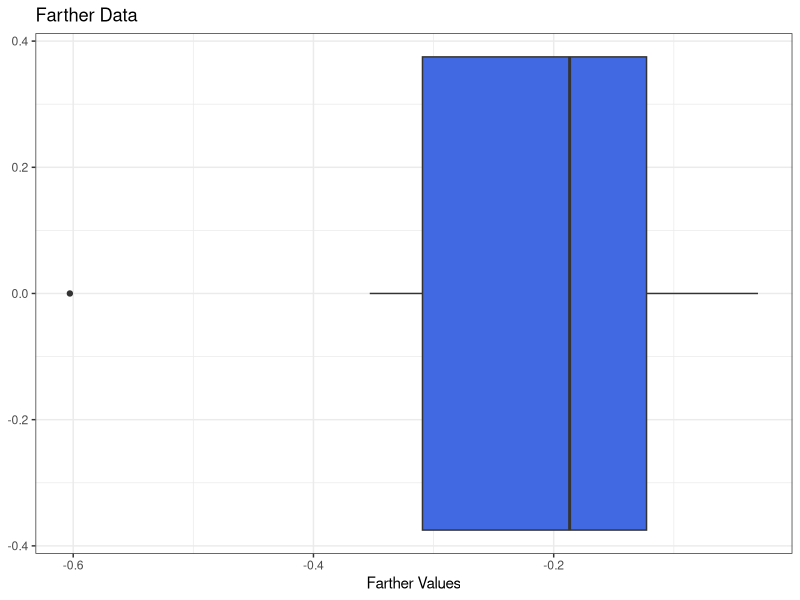
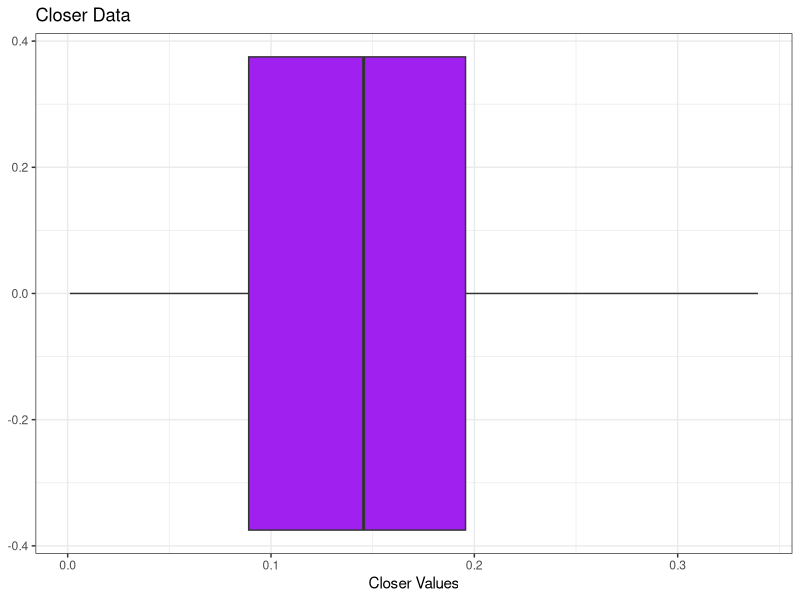
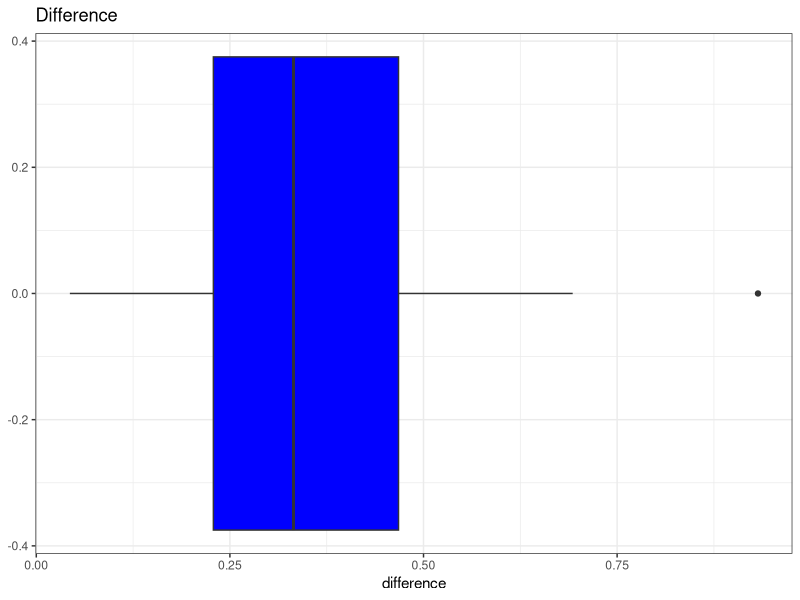

R code for these plots, in order: (Note: this script raises an error after producing the figures.)
library(tidyverse)
library(pwr)
library(ggplot2)
################################################################################
# Lab 10
################################################################################

#############
# Step 1
#############
n.value = pwr.t.test(d = 0.65, # large effect
           power = 0.80,
           sig.level = 0.05,
           alternative = "two.sided",
           type = "one.sample")$n
############
# Step 2 and 3
############
data = read_csv("data.csv") |>
  mutate(difference = `Closer Values` - `Farther Values`)

numerical.summary = data |>
  pivot_longer(cols = c(`Farther Values`, `Closer Values`, "difference"), values_to = "Dopamine", 
               names_to = "Type") |>
  group_by(Type) |>
  summarize(mean = mean(Dopamine), sd = sd(Dopamine))

numerical.summary
  
# Further data
ggplot(data = data) +
  geom_boxplot(aes(x = `Farther Values`), 
                fill = "royalblue") + 
  theme_bw() + 
  ggtitle("Farther Data")
# Closer data
ggplot(data = data) + 
  geom_boxplot(aes(x = `Closer Values`), 
                 fill = "purple") +
  theme_bw() +
  ggtitle("Closer Data")

#Difference data
ggplot(data = data) + 
  geom_boxplot(aes(x = difference), fill = "blue") + 
  theme_bw() + 
  ggtitle("Difference")

view(data$`Farther Values`)
###############
# Step 4
###############

val = t.test(data$`Closer Values`, mu = 0,
             alternative =  "greater", 
             conf.level = .95)

val2 = t.test(data$`Farther Values`, mu = 0,
             alternative =  "less", 
             conf.level = .95)
val3 = t.test(data$difference, mu = 0,
              alternative =  "two.sided", 
              conf.level = .95)

####################################
# Step 5
####################################

################
# Closer values (less than test)
################
#Null distribution
ggdat.t <- tibble(t=seq(-10,10,length.out=1000))|>
  mutate(pdf.null = dt(t, df=n-1)) 
# t-distribution
ggdat.test.stat = tibble(t = val$statistic, y = 0)
mu0 = 0
length = length(data$`Closer Values`)
resamples <- tibble(t=numeric(1000))

for(i in 1:1000){
  curr.sample = sample(data$`Closer Values`, size = length, replace = TRUE)
  resamples$t[i] = (mean(curr.sample)-mu0)/(sd(curr.sample)/sqrt(length))
}


#Hypothesis test two

ggplot() +
  # null distribution
  geom_line(data=ggdat.t, 
            aes(x=t, y=pdf.null))+
  geom_hline(yintercept=0)+
  # rejection regions
  # geom_ribbon(data=subset(ggdat.t, t<=qt(0.025, df=n-1)), 
  #             aes(x=t, ymin=0, ymax=pdf.null),
  #             fill="grey", alpha=0.5)+
  # geom_ribbon(data=subset(ggdat.t, t>=qt(0.975, df=n-1)), 
  #             aes(x=t, ymin=0, ymax=pdf.null),
  #             fill="grey", alpha=0.5)+
  # plot p-value (not visible)
  # geom_ribbon(data=subset(ggdat.t, t>=t.stat), 
  #             aes(x=t, ymin=0, ymax=pdf.null),
  #             fill="reg", alpha=0.25)+
  # plot observation point
  geom_point(data=ggdat.test.stat, aes(x=t, y=y), color="red")+
  # Resampling Distribution
  stat_density(data=resamples, 
               aes(x=t),
               geom="line", color="grey")

################
#Farther values (greater than test)
################
#Computing the test statistic
ggdat.test.stat2 = tibble(t = val2$statistic, y = 0)
mu0 = 0
length = length(data$`Farther Values`)
resamples2 <- tibble(t=numeric(1000))

for(i in 1:1000){
  curr.sample = sample(data$`Farther Values`, size = length, replace = TRUE)
  resamples2$t[i] = (mean(curr.sample)-mu0)/(sd(curr.sample)/sqrt(length))
}

# Plotting

ggplot() +
  # null distribution
  geom_line(data=ggdat.t, 
            aes(x=t, y=pdf.null))+
  geom_hline(yintercept=0)+
  # rejection regions
   geom_ribbon(data=subset(ggdat.t, t<=qt(0.025, df=n-1)), 
               aes(x=t, ymin=0, ymax=pdf.null),
               fill="grey", alpha=0.5)+
  # geom_ribbon(data=subset(ggdat.t, t>=qt(0.975, df=n-1)), 
  #             aes(x=t, ymin=0, ymax=pdf.null),
  #             fill="grey", alpha=0.5)+
  # plot p-value (not visible)
  # geom_ribbon(data=subset(ggdat.t, t>=t.stat), 
  #             aes(x=t, ymin=0, ymax=pdf.null),
  #             fill="reg", alpha=0.25)+
  # plot observation point
  geom_point(data=ggdat.test.stat2, aes(x=t, y=y), color="red")+
  # Resampling Distribution
  stat_density(data=resamples2, 
               aes(x=t),
               geom="line", color="grey")
  #clean up aesthetics
  theme_bw()+
  scale_x_continuous("t",
                     breaks = round(t.breaks,2),
                     sec.axis = sec_axis(~.,
                                         name = bquote(bar(x)),
                                         breaks = t.breaks,
                                         labels = round(xbar.breaks,2)))+
  ylab("Density")+
  ggtitle("T-Test for Mean Perceived Whiteness of Social Security Recipients",
          subtitle=bquote(H[0]==3.5*";"~H[a]!=3.5))
